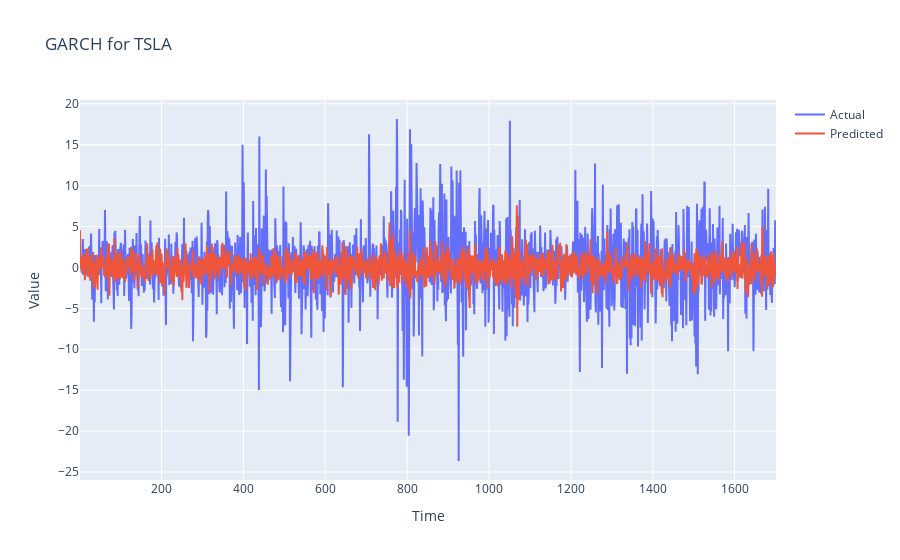

Notebook cell for this chart:
### Code cell
Y = stock['lRETS'].dropna()
T = len(Y)

param0 = np.array([0.1, 0.6, 0.15, 0.5])
param_star = opt.minimize(GARCH, param0, method ='BFGS' , options = {'xtol' : 1e-8, 'disp' : True})

Y_GARCH = GARCH_Prod(param_star.x, Y[1], T)
timevec = np.linspace(1, T, T)

import plotly.graph_objects as go

def plot_garch(timevec, actual, predicted, title='GARCH Model'):

  fig = go.Figure()

  fig.add_trace(go.Scatter(
      x=timevec,  
      y=actual,
      mode='lines',
      name='Actual'
  ))

  fig.add_trace(go.Scatter(
      x=timevec, 
      y=predicted,
      mode='lines',
      name='Predicted'
  ))

  fig.update_layout(
      title=title,
      xaxis_title='Time',
      yaxis_title='Value'
  )

  return fig


fig = plot_garch(timevec, Y, Y_GARCH, 'GARCH for TSLA')
fig.show()

### Figure 1 — Plotly figure (JSON) as saved in the notebook; plotly's stock layout.template omitted (floating-point values rounded to 4 significant figures; data arrays with more than 128 entries replaced by an {"elided": "..."} marker saying what was removed)
{"data": [{"mode": "lines", "name": "Actual", "type": "scatter", "x": {"elided": "1701 int values"}, "y": {"elided": "1701 float values"}}, {"mode": "lines", "name": "Predicted", "type": "scatter", "x": {"elided": "1701 int values"}, "y": {"elided": "1701 float values"}}], "layout": {"title": {"text": "GARCH for TSLA"}, "xaxis": {"title": {"text": "Time"}}, "yaxis": {"title": {"text": "Value"}}}}
